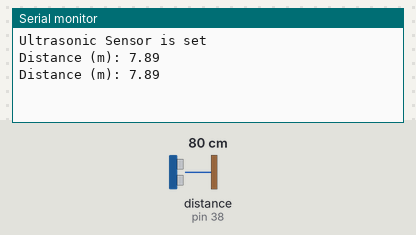
This sketch was run on a simulated Arduino Mega 2560, built with avr-gcc and run on an emulated ATmega2560. On the bench: the last lines printed to the serial monitor. Wiring (inferred from the names in the program): ultrasonic range finder: trigger pin 39; echo pin 38. The test bench sets the inputs (shaded band); at power-on: distance to the obstacle (sensor on pin 38) 80 cm. The echo pulse lasts 58.3 µs per cm.

Above: at 1.8 s.
1.9 s: distance to the obstacle (sensor on pin 38) set to 2 cm
At 2.8 s:
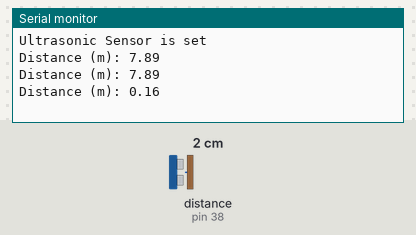
3.4 s: distance to the obstacle (sensor on pin 38) set to 4 cm
At 4.4 s:
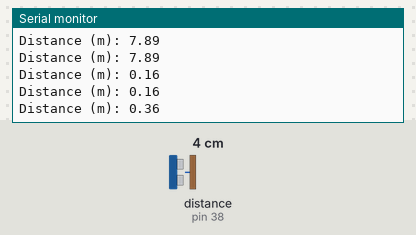
Timing chart, 0 to 6.4 s (numbered marks = the images above; inputs shaded):
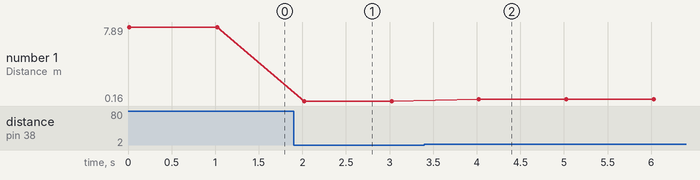

The sketch:

Task_1.ino
```cpp
#include "Arduino.h"

/*Define the Pinout*/
#define trigPin 39
#define echoPin 38

/*define sound speed in m*/
#define SOUND_SPEED 340

/*Define the varibles required*/
long duration;
float distance;

void setup() {
  Serial.begin(115200); // Starts the serial communication
  pinMode(trigPin, OUTPUT); // Sets the trigPin as an Output
  pinMode(echoPin, INPUT); // Sets the echoPin as an Input
  Serial.println("Ultrasonic Sensor is set");
  delay(10);
}

void loop() {
  // Clears the trigPin
  digitalWrite(trigPin, LOW);
  delayMicroseconds(2);
  // Sets the trigPin on HIGH state for 10 micro seconds
  digitalWrite(trigPin, HIGH);
  delayMicroseconds(10);
  digitalWrite(trigPin, LOW);

  // Reads the echoPin, returns the sound wave travel time in microseconds
  duration = pulseIn(echoPin, HIGH);

  // Calculate the distance (in m)
  distance = (duration * SOUND_SPEED/1000)/2;

  // Prints the distance in the Serial Monitor
  Serial.print("Distance (m): ");
  Serial.println(distance/100);

  delay(1000); //Change the delay if you want
}
```

Measured:
- after the input at 1.9 s, the serial monitor: prints a new line after 0.12 s (image 1)
- after the input at 3.4 s, the serial monitor: prints a new line after 0.63 s (image 2)
- plotted number 1: 7.89 → 0.16 after the input at 1.9 s, 0.16 → 0.36 after the input at 3.4 s
